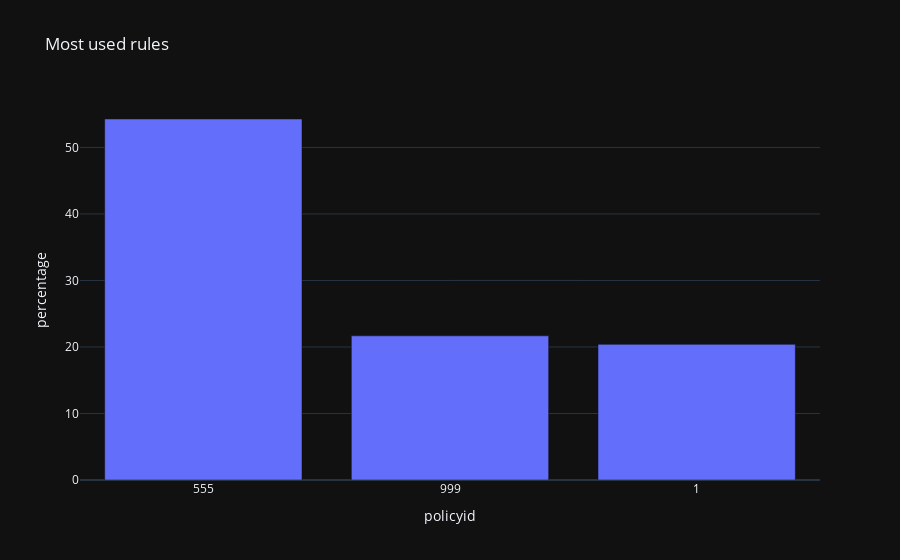

Notebook code for this chart:
### Markdown cell above
## Rules ranking by their utility

### Code cell
''' plot bar with plotly express most used rules '''
import plotly.express as px
fig = px.bar(rules, x='policyid', y='percentage', title='Most used rules')

fig.update_layout(template='plotly_dark')

fig.show()

### Figure 1 — Plotly figure (JSON) as saved in the notebook; plotly's stock layout.template omitted (floating-point values rounded to 4 significant figures)
{"data": [{"alignmentgroup": "True", "hovertemplate": "policyid=%{x}<br>percentage=%{y}<extra></extra>", "legendgroup": "", "marker": {"color": "#636efa", "pattern": {"shape": ""}}, "name": "", "offsetgroup": "", "orientation": "v", "showlegend": false, "textposition": "auto", "type": "bar", "x": ["555", "999", "1"], "xaxis": "x", "y": [54.27, 21.67, 20.39], "yaxis": "y"}], "layout": {"barmode": "relative", "legend": {"tracegroupgap": 0}, "title": {"text": "Most used rules"}, "xaxis": {"anchor": "y", "domain": [0, 1], "title": {"text": "policyid"}}, "yaxis": {"anchor": "x", "domain": [0, 1], "title": {"text": "percentage"}}}}
